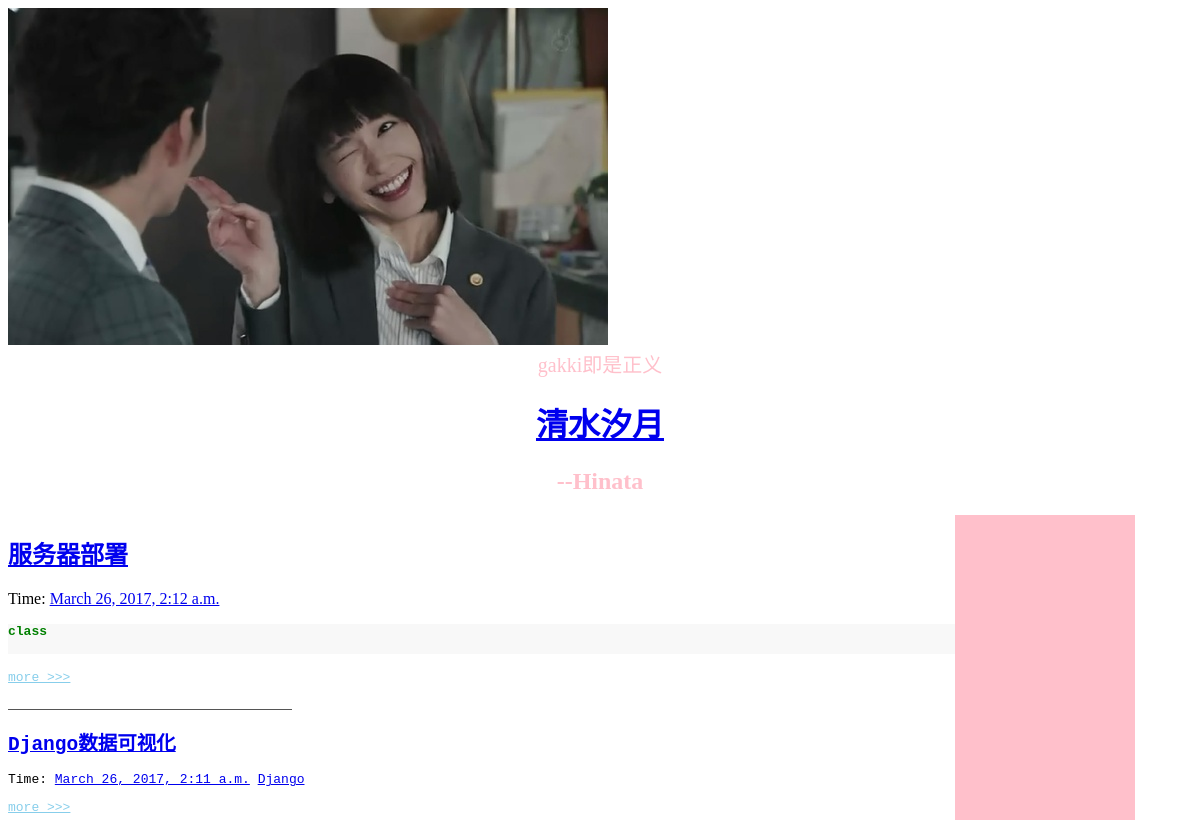
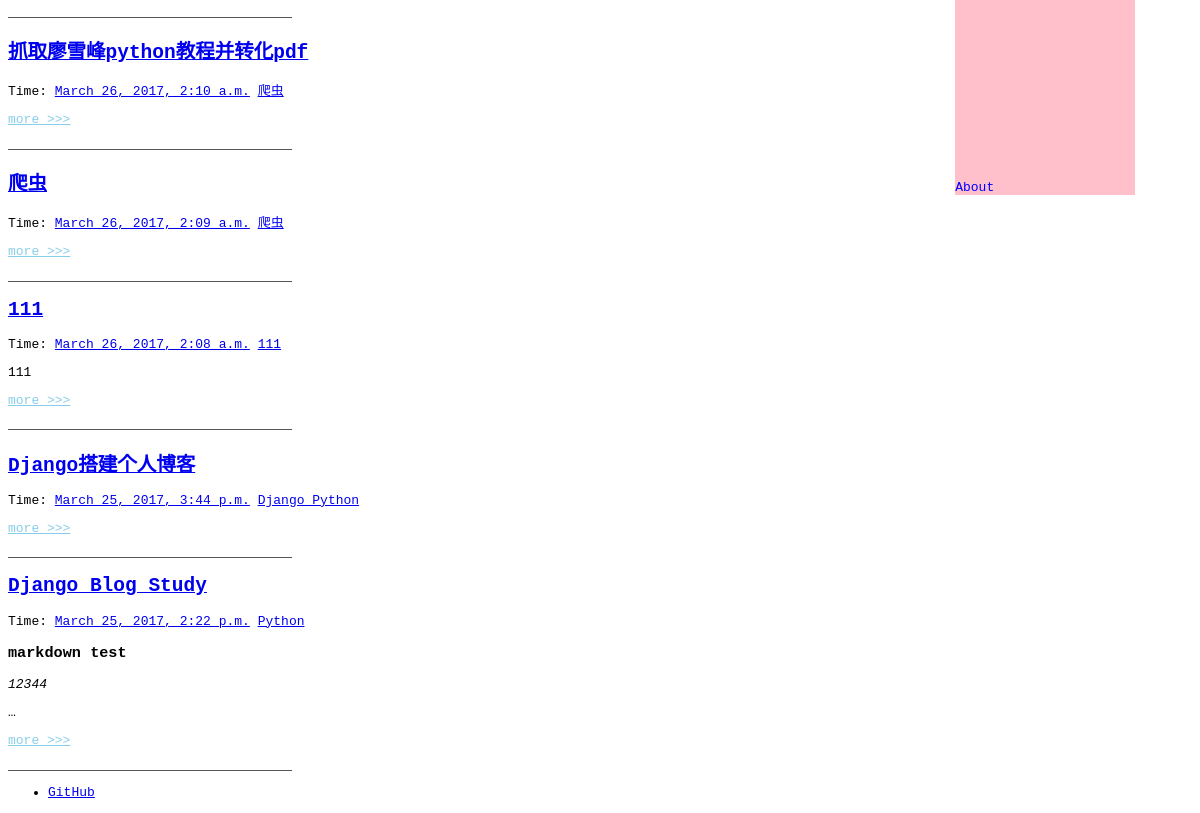
The app's page /, older data (2 pictures, top to bottom).
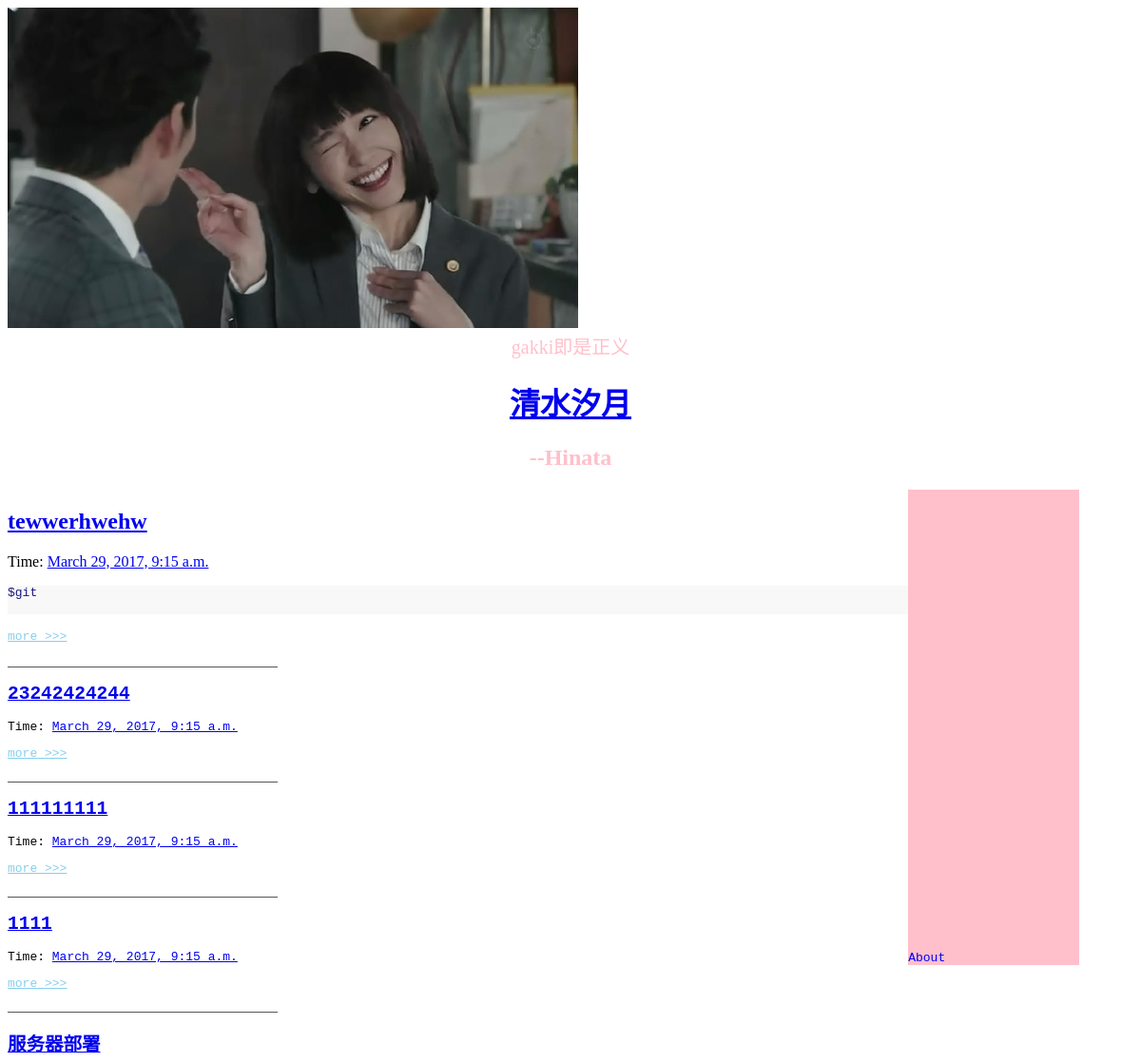
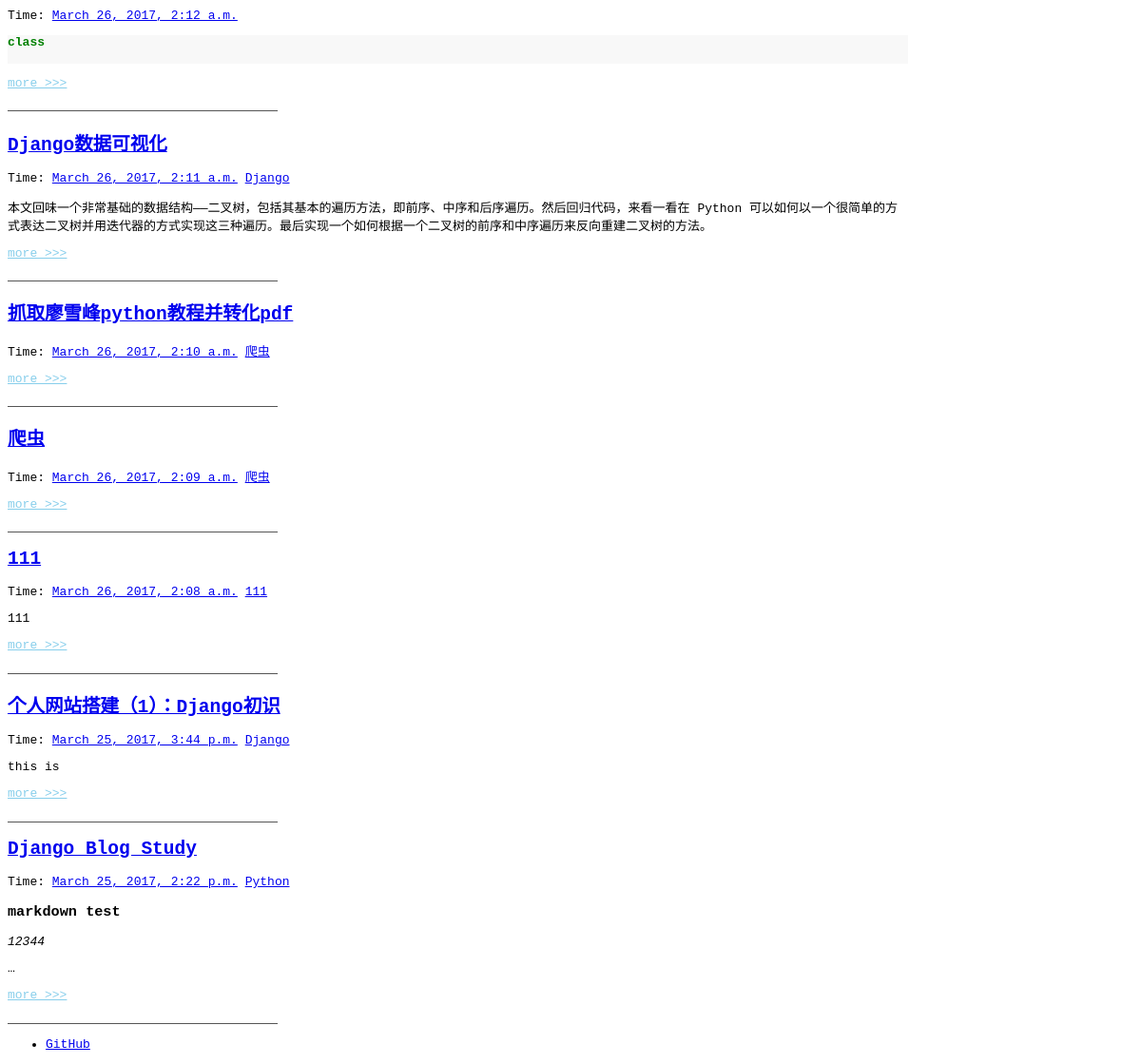
The same page, newer data (2 pictures, top to bottom).
### article/models.py (models this page shows, shortened)
class Article(models.Model):
	title = models.CharField(max_length = 100) #博客题目
	category = models.CharField(max_length = 50, blank = True) #博客标签
	date_time = models.DateTimeField(auto_now_add = True) #博客日期
	content = models.TextField(blank = True, null = True) #博客文章内容
	class Meta: #按时间降序
		ordering = ['-date_time']

### article/views.py (the view)
# urls.py: 2. Add a URL to urlpatterns:  url(r'^$', views.home, name='home')
def home(request):
	post_list = Article.objects.all()
	return render(request, 'home.html', {'post_list' : post_list})  #'current_time':utcnow

### article/templatetags/custom_markdown.py (called while the page is built)
@register.filter(is_safe=True)  #注册template filter
@stringfilter  #希望字符串作为参数
def custom_markdown(value):
    return mark_safe(markdown.markdown(value,
        extensions = ['markdown.extensions.fenced_code', 'markdown.extensions.codehilite'], safe_mode=True, enable_attributes=False))

### templates/home.html
{% extends "base.html" %}
{% load custom_markdown %}
{% block content %}
<div class="posts">
    {% for post in post_list %}
        <section class="post">
            <header class="post-header">
                <h2 class="post-title"><a href="{% url "detail" id=post.id %}">{{ post.title }}</a></h2>
                    <p class="post-meta">
                        Time:  <a class="post-author" href="#">{{ post.date_time }}</a> <a class="post-category post-category-js" href="#">{{ post.category }}</a>
                    </p>
            </header>
                <div class="post-description">
                    <p>
                        {{ post.content|custom_markdown|truncatewords:3 }}
                    </p>
                </div>
                <a class="pure-button" href="{% url "detail" id=post.id %}" style="color: skyblue">more >>> </a>
                <br><br>
                <hr style="height:1px;border:none;border-top:1px solid #555555;" width="30%" align="left"  />
        </section>
    {% endfor %}
</div>
{% endblock %}

### templates/base.html (shortened to what this page needs)
<!doctype html>
{% load staticfiles %}
<html lang="en">
<head>
    <link rel="stylesheet" href="http://labfile.oss.aliyuncs.com/courses/487/pure-min.css">
    <link rel="stylesheet" href="http://labfile.oss.aliyuncs.com/courses/487/grids-responsive-min.css">
    <link rel="stylesheet" href="http://labfile.oss.aliyuncs.com/courses/487/blog.css">
    <link rel="stylesheet" href="{% static 'css/code.css' %}">
</head>
<body>
<div id="layout" class="pure-g">
    <div class="sidebar pure-u-md-1-5">
        <img src="/static/image/gakki.jpg" title="gakki" alt="gakki" style="max-width:100%;">
        <div class="box" style="text-align: center;font-size: 20px;"><font color="pink">gakki即是正义</font></div>
        <div class="header" >
            <h1 class="brand-title" align="center" style="font-family:courier"><a href="{% url "home" %}">清水汐月</a></h1>
            <h2 class="brand-tagline" align="center"><font color="pink">--Hinata</font></h2>
        </div>
    </div>
    <div class="content pure-u-md-4-5">
        <div class="sideleft">
            {% block content %}
            {% endblock %}
            <div class="footer">
                <div class="pure-menu pure-menu-horizontal pure-menu-open">
                    <ul>
                        <li><a href="http://github.com/yahoo/pure/">GitHub</a></li>
                    </ul>
                </div>
            </div>
        </div>
        <div class="sideright">
            <div class="introduction">
                <div class="ab" style="text-align: center;">About</div>
            </div>
        </div>
    </div>
</div>
</body>
</html>

### static/css/code.css (style rules this page uses)
.codehilite { background: #f8f8f8; }
.codehilite .k { color: #008000; font-weight: bold }
.codehilite .nv { color: #19177C }

### templates/base.html (style rules this page uses)
.sideleft { float: left;width: 80%; }
.sideright { float: right;width: 20%;height: 100%; }
.introduction { position: absolute;height: 500px;background-color: pink;width: 15% }
.ab { position: absolute;bottom: 0px;margin: 0px;padding: 0px;color: blue; }

Row changes from the older to the newer data that the page shows:
added Article: title "tewwerhwehw", date_time "March 29, 2017, 9:15 a.m.", content|custom_markdown "$git"
added Article: title "23242424244", date_time "March 29, 2017, 9:15 a.m."
added Article: title "111111111", date_time "March 29, 2017, 9:15 a.m."
added Article: title "1111", date_time "March 29, 2017, 9:15 a.m."
changed Article "Django数据可视化": content|custom_markdown (not shown) → "本文回味一个非常基础的数据结构——二叉树，包括其基本的遍历方法，即前序、中序和后序遍历。然后回归代码，来看一看在 Python 可以如何以一个很简单的方式表达二叉树并用迭代器的方式实现这三种遍历。最后实现一个如何根据一个二叉树的前序和中序遍历来反向重建二叉树的方法。"
changed Article: title "Django搭建个人博客" → "个人网站搭建（1）：Django初识"; category "Django Python" → "Django"; content|custom_markdown (not shown) → "this is"
